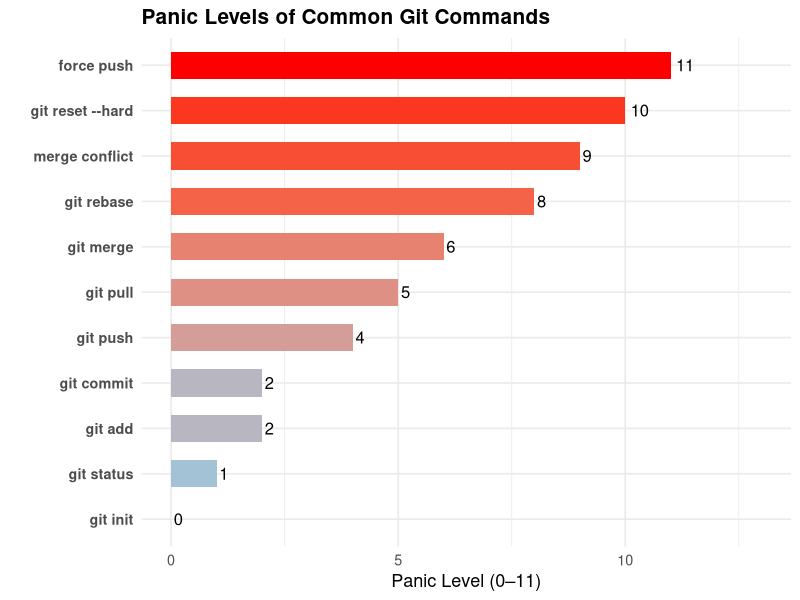

Recreate this plot in R.
## ---- chunk 1
library(ggplot2)

# Data (emoji-free)
df <- data.frame(
  command = c("git init", "git status", "git add", "git commit", 
              "git push", "git pull", "git merge", "merge conflict", 
              "git reset --hard", "git rebase", "force push"),
  panic = c(0, 1, 2, 2, 4, 5, 6, 9, 10, 8, 11)
)

# Order commands by panic
df$command <- factor(df$command, levels = df$command[order(df$panic)])

# Plot (horizontal, LaTeX-safe)
ggplot(df, aes(x = panic, y = command, fill = panic)) +
  geom_col(width = 0.6) +
  geom_text(aes(label = panic), hjust = -0.3, size = 4.2) +
  scale_fill_gradient(low = "skyblue", high = "red") +
  labs(title = "Panic Levels of Common Git Commands",
       x = "Panic Level (0–11)", y = "") +
  theme_minimal(base_size = 13) +
  theme(
    legend.position = "none",
    plot.title = element_text(face = "bold", size = 15),
    axis.text.y = element_text(face = "bold")
  ) +
  xlim(0, 13)
